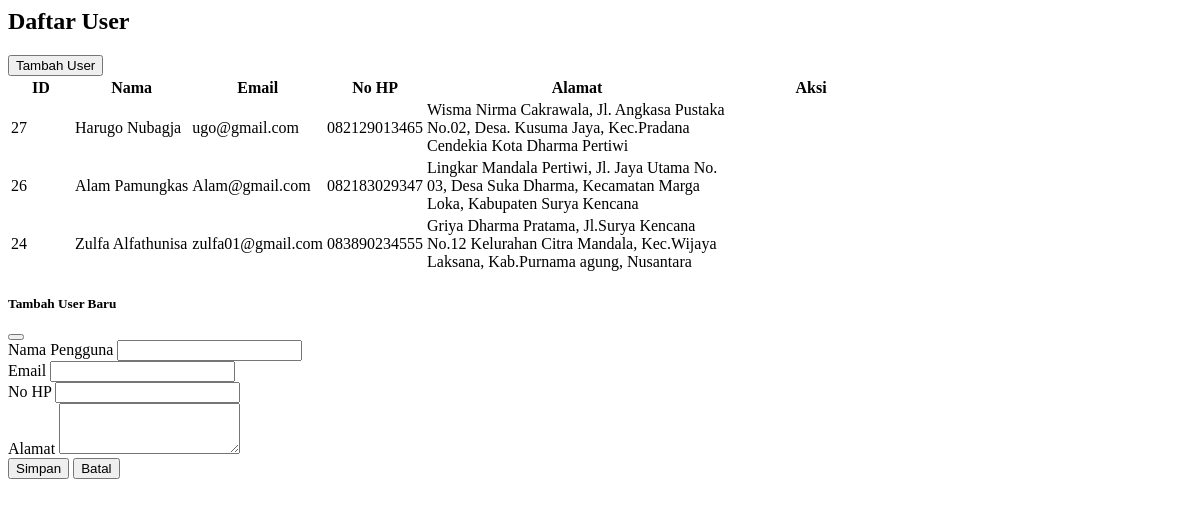
Screenshot of /admin/user.php with the database file from the repository.
### tables this page shows
CREATE TABLE `pengguna` (
  `id_pengguna` int NOT NULL,
  `nama_pengguna` varchar(25) DEFAULT NULL,
  `email` varchar(25) NOT NULL,
  `password` text NOT NULL,
  `no_hp` varchar(13) DEFAULT NULL,
  `alamat` text,
  `foto` varchar(255) DEFAULT NULL
);

### admin/user.php (the view, shortened to what this page needs)
<?php
include "../db/koneksi.php";
$result = $koneksi->query("SELECT * FROM pengguna ORDER BY id_pengguna DESC");
?>
<div class="d-flex justify-content-between align-items-center mb-3">
  <h2>Daftar User</h2>
  <button class="btn btn-primary" data-bs-toggle="modal" data-bs-target="#tambahUser">
    <i class="bi bi-plus"></i> Tambah User
  </button>
</div>
<div class="card shadow p-4">
  <div class="table-responsive">
    <table class="table table-bordered table-striped align-middle mb-0">
      <thead class="table-dark text-center">
        <tr>
          <th width="60">ID</th>
          <th>Nama</th>
          <th>Email</th>
          <th>No HP</th>
          <th>Alamat</th>
          <th width="160">Aksi</th>
        </tr>
      </thead>
      <tbody class="text-center">
        <?php if ($result->num_rows > 0): ?>
          <?php while ($row = $result->fetch_assoc()): ?>
            <tr>
              <td><?= $row['id_pengguna'] ?></td>
              <td><?= htmlspecialchars($row['nama_pengguna']) ?></td>
              <td><?= htmlspecialchars($row['email']) ?></td>
              <td><?= htmlspecialchars($row['no_hp']) ?></td>
              <td class="alamat"><?= nl2br(htmlspecialchars($row['alamat'])) ?></td>
              <td>
              </td>
            </tr>
          <?php endwhile; ?>
        <?php else: ?>
          <tr>
            <td colspan="6" class="text-center">Belum ada data user</td>
          </tr>
        <?php endif; ?>
      </tbody>
    </table>
  </div>
</div>
<div class="modal fade" id="tambahUser" tabindex="-1" aria-hidden="true">
  <div class="modal-dialog">
    <div class="modal-content">
      <form method="post">
        <div class="modal-header">
          <h5 class="modal-title">Tambah User Baru</h5>
          <button type="button" class="btn-close" data-bs-dismiss="modal"></button>
        </div>
        <div class="modal-body">
          <div class="mb-3">
            <label class="form-label">Nama Pengguna</label>
            <input type="text" name="nama_pengguna" class="form-control" required>
          </div>
          <div class="mb-3">
            <label class="form-label">Email</label>
            <input type="email" name="email" class="form-control" required>
          </div>
          <div class="mb-3">
            <label class="form-label">No HP</label>
            <input type="text" name="no_hp" class="form-control" required>
          </div>
          <div class="mb-3">
            <label class="form-label">Alamat</label>
            <textarea name="alamat" class="form-control" rows="3" required></textarea>
          </div>
        </div>
        <div class="modal-footer">
          <button type="submit" name="simpan" class="btn btn-success">Simpan</button>
          <button type="button" class="btn btn-secondary" data-bs-dismiss="modal">Batal</button>
        </div>
      </form>
    </div>
  </div>
</div>

### admin/user.php (style rules this page uses)
td.alamat { white-space: normal; word-wrap: break-word; max-width: 300px; text-align: left; vertical-align: middle; }
.table-responsive { overflow-x: auto; }

### rows the page displays
pengguna: id_pengguna "27", nama_pengguna "Harugo Nubagja", email "ugo@gmail.com", no_hp "082129013465", alamat "Wisma Nirma Cakrawala, Jl. Angkasa Pustaka No.02, Desa. Kusuma Jaya, Kec.Pradana Cendekia Kota Dharma Pertiwi"
pengguna: id_pengguna "26", nama_pengguna "Alam Pamungkas", email "Alam@gmail.com", no_hp "082183029347", alamat "Lingkar Mandala Pertiwi, Jl. Jaya Utama No. 03, Desa Suka Dharma, Kecamatan Marga Loka, Kabupaten Surya Kencana"
pengguna: id_pengguna "24", nama_pengguna "Zulfa Alfathunisa", email "zulfa01@gmail.com", no_hp "083890234555", alamat "Griya Dharma Pratama, Jl.Surya Kencana No.12 Kelurahan Citra Mandala, Kec.Wijaya Laksana, Kab.Purnama agung, Nusantara"
